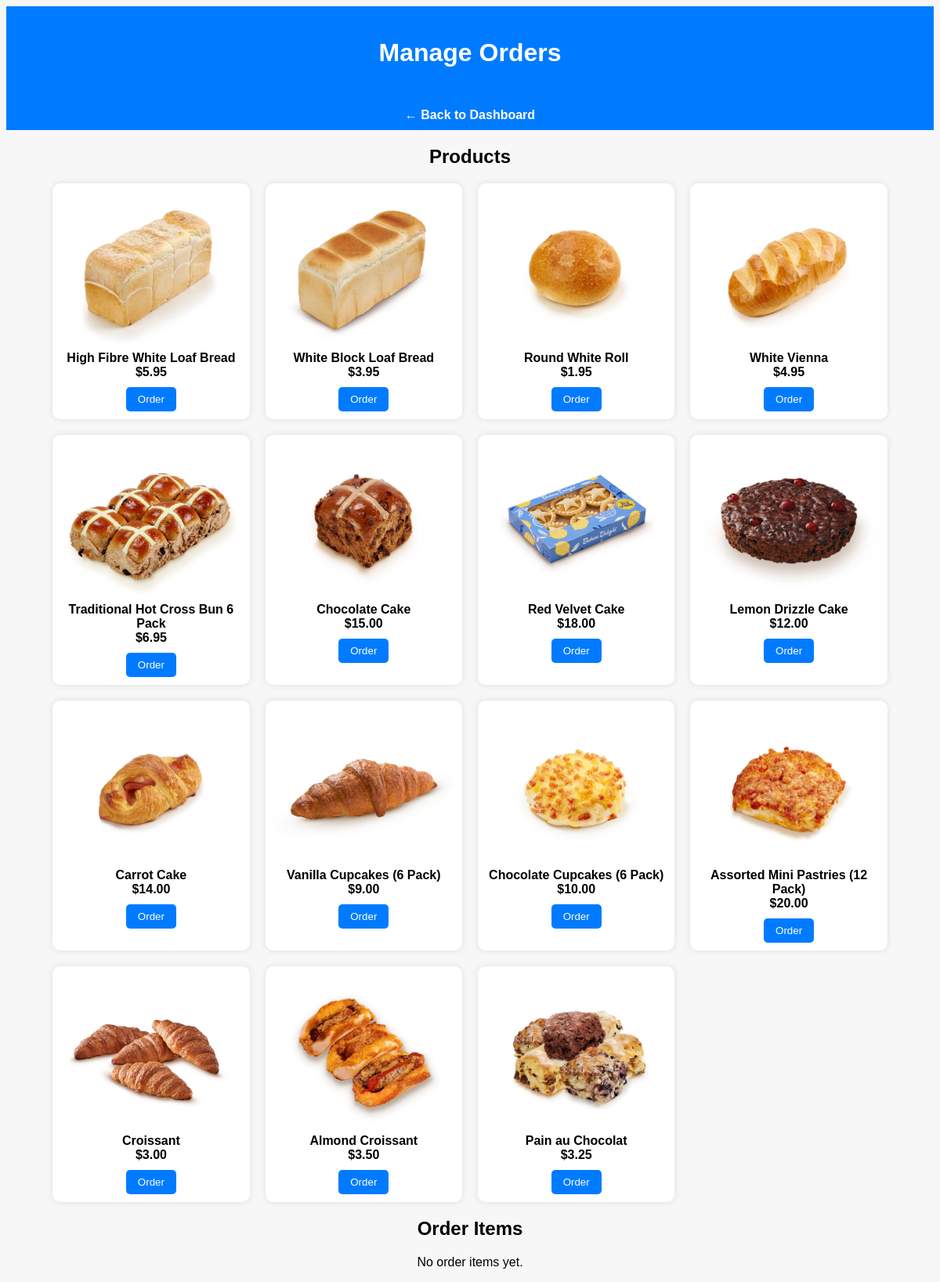
/manageorder.php, run on an earlier commit of the app's database.
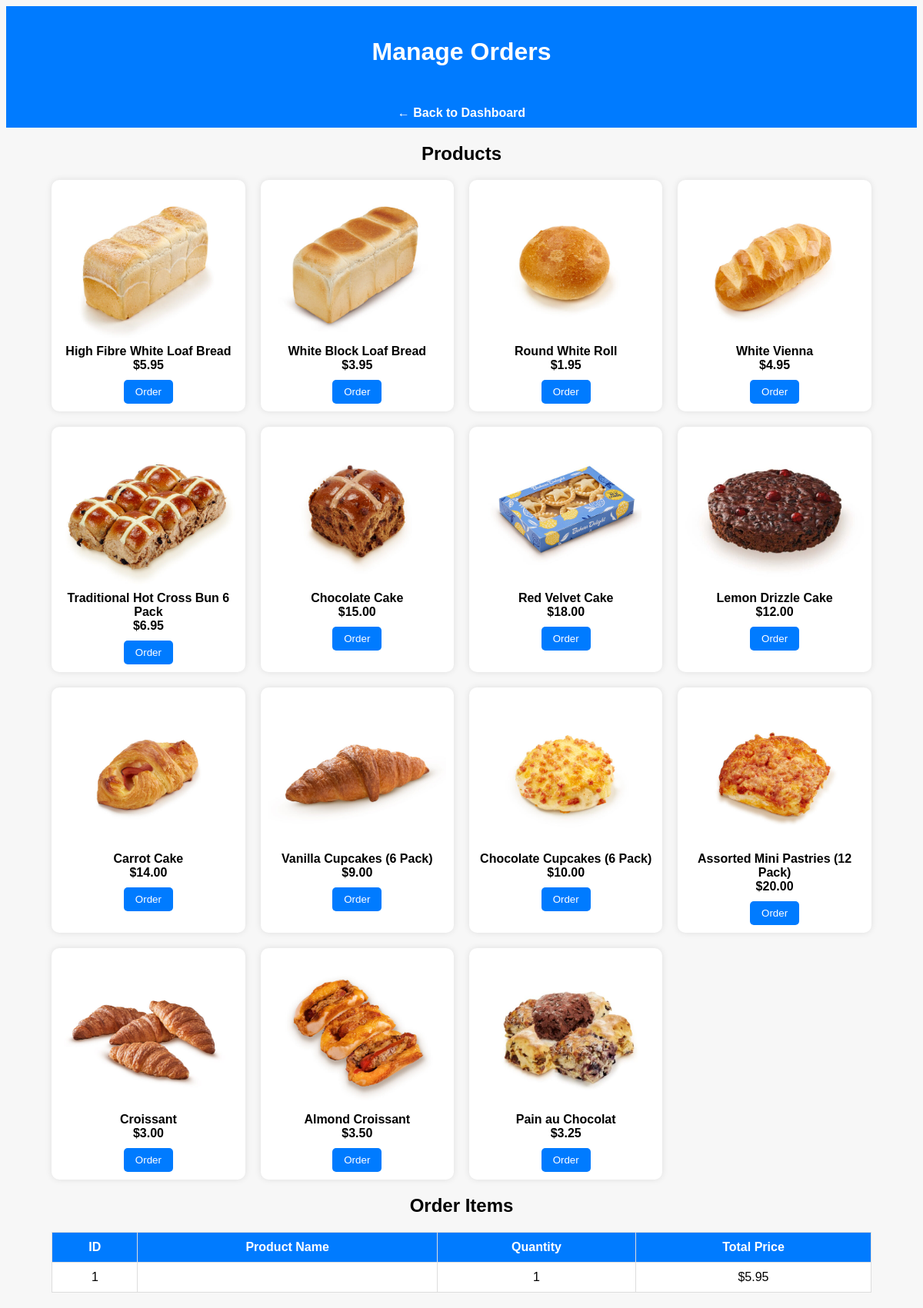
And on a later commit of the database.
### tables this page shows
CREATE TABLE IF NOT EXISTS `order_items` (
  `id` int NOT NULL AUTO_INCREMENT,
  `order_id` int NOT NULL,
  `product_id` int NOT NULL,
  `quantity` int NOT NULL,
  `price` decimal(10,2) NOT NULL,
  PRIMARY KEY (`id`),
  KEY `order_id` (`order_id`),
  KEY `product_id` (`product_id`)
);

### manageorder.php (the view, shortened to what this page needs)
<?php
include 'db.php';
$products = [
    ["id"=>1, "name"=>"High Fibre White Loaf Bread", "image"=>"pro1.jpg", "price"=>5.95],
    ["id"=>2, "name"=>"White Block Loaf Bread", "image"=>"pro2.jpg", "price"=>3.95],
    ["id"=>3, "name"=>"Round White Roll", "image"=>"pro3.jpg", "price"=>1.95],
    ["id"=>4, "name"=>"White Vienna", "image"=>"pro4.jpg", "price"=>4.95],
    ["id"=>5, "name"=>"Traditional Hot Cross Bun 6 Pack", "image"=>"pro5.jpg", "price"=>6.95],
    ["id"=>6, "name"=>"Chocolate Cake", "image"=>"pro6.jpg", "price"=>15.00],
    ["id"=>7, "name"=>"Red Velvet Cake", "image"=>"pro7.jpg", "price"=>18.00],
    ["id"=>8, "name"=>"Lemon Drizzle Cake", "image"=>"pro8.jpg", "price"=>12.00],
    ["id"=>9, "name"=>"Carrot Cake", "image"=>"pro9.jpg", "price"=>14.00],
    ["id"=>10, "name"=>"Vanilla Cupcakes (6 Pack)", "image"=>"pro10.jpg", "price"=>9.00],
    ["id"=>11, "name"=>"Chocolate Cupcakes (6 Pack)", "image"=>"pro11.jpg", "price"=>10.00],
    ["id"=>12, "name"=>"Assorted Mini Pastries (12 Pack)", "image"=>"pro12.jpg", "price"=>20.00],
    ["id"=>13, "name"=>"Croissant", "image"=>"pro13.jpg", "price"=>3.00],
    ["id"=>14, "name"=>"Almond Croissant", "image"=>"pro14.jpg", "price"=>3.50],
    ["id"=>15, "name"=>"Pain au Chocolat", "image"=>"pro15.jpg", "price"=>3.25],
];
$orders_result = $conn->query("SELECT * FROM order_items ORDER BY id DESC");
?>
<!DOCTYPE html>
<html>
<head>
</head>
<body>
<div class="header"><h1>Manage Orders</h1></div>
<div class="nav">
   <a href="admin_dashboard.php">← Back to Dashboard</a>
</div>
<h2>Products</h2>
<div class="product-container">
    <?php foreach($products as $p): ?>
    <div class="gallery">
        <img src="images/<?= htmlspecialchars($p['image'] ?? '') ?>" alt="<?= htmlspecialchars($p['name'] ?? '') ?>">
        <div><b><?= htmlspecialchars($p['name'] ?? '') ?></b></div>
        <div><b>$<?= number_format($p['price'],2) ?></b></div>
        <button onclick="orderProduct(<?= $p['id'] ?>, '<?= htmlspecialchars(addslashes($p['name'] ?? '')) ?>', <?= $p['price'] ?>)">Order</button>
    </div>
    <?php endforeach; ?>
</div>
<h2>Order Items</h2>
<?php
if($orders_result && $orders_result->num_rows > 0){
    echo "<table>
            <tr><th>ID</th><th>Product Name</th><th>Quantity</th><th>Total Price</th></tr>";
    while($row = $orders_result->fetch_assoc()){
        echo "<tr>
                <td>{$row['id']}</td>
                <td>".htmlspecialchars($row['product_name'] ?? '')."</td>
                <td>{$row['quantity']}</td>
                <td>\$".number_format($row['price'],2)."</td>
              </tr>";
    }
    echo "</table>";
} else {
    echo "<p>No order items yet.</p>";
}
?>
</body>
</html>

What changed in the data, as far as the page shows it:
added order_items: id "1", quantity "1", price "5.95"
Also different on the page:
text no longer shown: "No order items yet."
text now shown: "ID Product Name Quantity Total Price"
